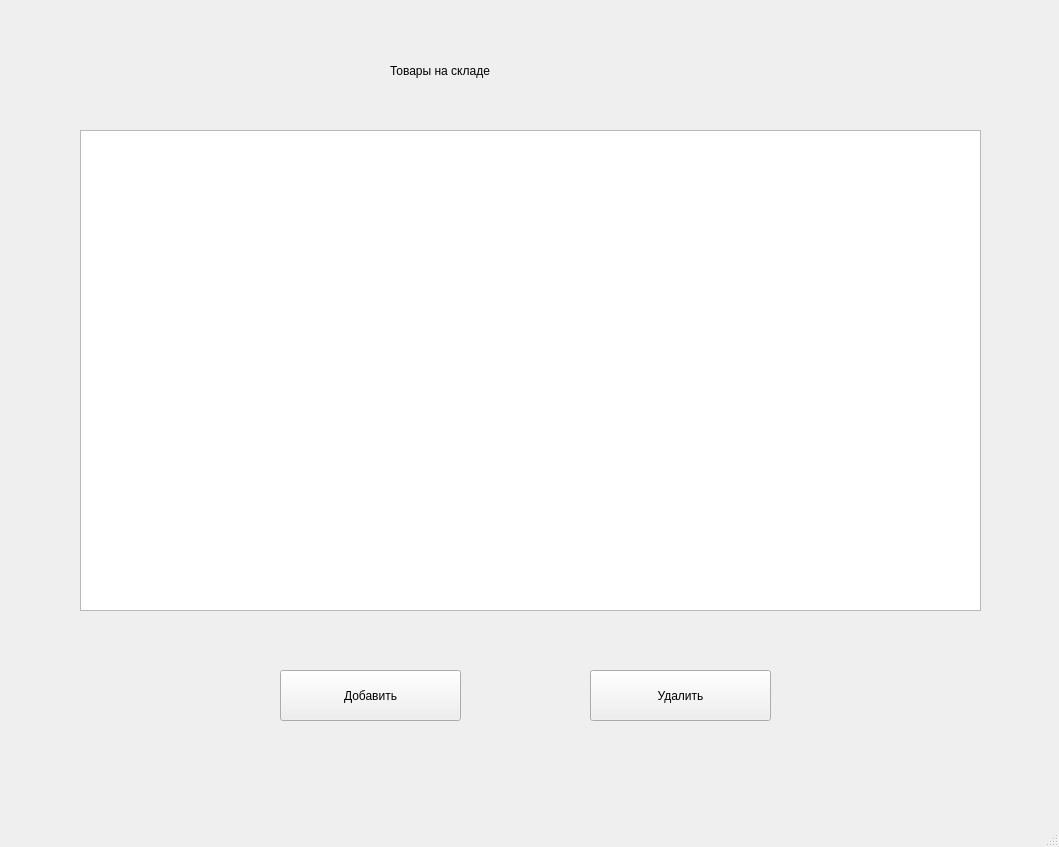
<?xml version="1.0" encoding="UTF-8"?>
<ui version="4.0">
 <class>MainWindow</class>
 <widget class="QMainWindow" name="MainWindow">
  <property name="geometry">
   <rect>
    <x>0</x>
    <y>0</y>
    <width>1059</width>
    <height>847</height>
   </rect>
  </property>
  <property name="windowTitle">
   <string>MainWindow</string>
  </property>
  <widget class="QWidget" name="centralwidget">
   <widget class="QTableWidget" name="tableWidget">
    <property name="geometry">
     <rect>
      <x>80</x>
      <y>130</y>
      <width>901</width>
      <height>481</height>
     </rect>
    </property>
   </widget>
   <widget class="QPushButton" name="btn_add">
    <property name="geometry">
     <rect>
      <x>280</x>
      <y>670</y>
      <width>181</width>
      <height>51</height>
     </rect>
    </property>
    <property name="text">
     <string>Добавить</string>
    </property>
   </widget>
   <widget class="QPushButton" name="btn_delete">
    <property name="geometry">
     <rect>
      <x>590</x>
      <y>670</y>
      <width>181</width>
      <height>51</height>
     </rect>
    </property>
    <property name="text">
     <string>Удалить</string>
    </property>
   </widget>
   <widget class="QLabel" name="main_text">
    <property name="geometry">
     <rect>
      <x>390</x>
      <y>50</y>
      <width>291</width>
      <height>41</height>
     </rect>
    </property>
    <property name="text">
     <string>Товары на складе</string>
    </property>
   </widget>
  </widget>
  <widget class="QStatusBar" name="statusbar"/>
 </widget>
 <resources/>
 <connections/>
</ui>
